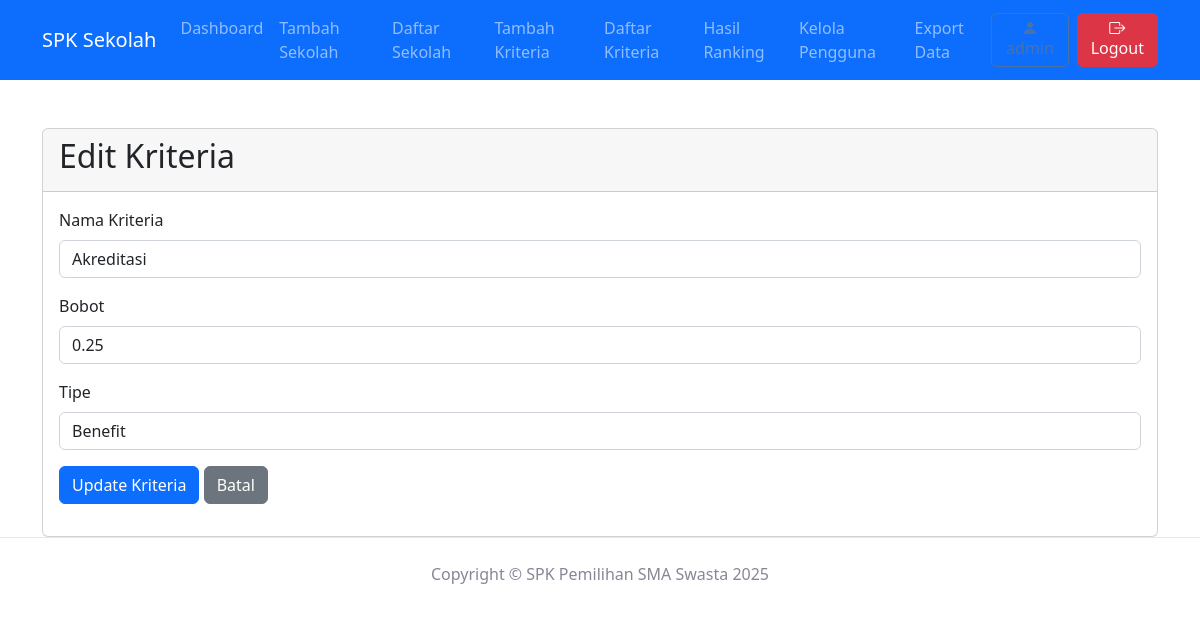
The app's page /admin/edit_kriteria.php?id=1 (signed in) with its own data.
### tables this page shows
CREATE TABLE `kriteria` (
  `id_kriteria` INT AUTO_INCREMENT PRIMARY KEY,
  `nama_kriteria` VARCHAR(100) NOT NULL,
  `bobot` DECIMAL(5,2) NOT NULL,
  `tipe` ENUM('benefit', 'cost') NOT NULL
);

### admin/edit_kriteria.php (the view, shortened to what this page needs)
<?php
require_once '../config.php';
require_once 'navbar.php';
$id_kriteria = isset($_GET['id']) ? intval($_GET['id']) : 0;
$kriteria = mysqli_query($koneksi, "SELECT * FROM kriteria WHERE id_kriteria = $id_kriteria");
$data_kriteria = mysqli_fetch_assoc($kriteria);
?>
<!DOCTYPE html>
<html lang="id">
<head>
    <link href="https://cdn.jsdelivr.net/npm/bootstrap@5.2.3/dist/css/bootstrap.min.css" rel="stylesheet">
</head>
<body>
    <div class="container mt-5">
        <div class="card">
            <div class="card-header">
                <h2>Edit Kriteria</h2>
            </div>
            <div class="card-body">
                <form method="POST">
                    <div class="mb-3">
                        <label class="form-label">Nama Kriteria</label>
                        <input type="text" name="nama_kriteria" class="form-control"
                               value="<?php echo htmlspecialchars($data_kriteria['nama_kriteria']); ?>" required>
                    </div>
                    <div class="mb-3">
                        <label class="form-label">Bobot</label>
                        <input type="number" step="0.01" name="bobot" class="form-control"
                               value="<?php echo $data_kriteria['bobot']; ?>" required>
                    </div>
                    <div class="mb-3">
                        <label class="form-label">Tipe</label>
                        <select name="tipe" class="form-control" required>
                            <option value="benefit" <?php echo $data_kriteria['tipe'] == 'benefit' ? 'selected' : ''; ?>>Benefit</option>
                        </select>
                    </div>
                    <button type="submit" class="btn btn-primary">Update Kriteria</button>
                    <a href="daftar_kriteria.php" class="btn btn-secondary">Batal</a>
                </form>
            </div>
        </div>
    </div>
    <?php
    require_once 'footer.php';
    ?>
</body>
</html>

### records on screen
kriteria: nama_kriteria "Akreditasi", bobot "0.25", tipe "Benefit"
